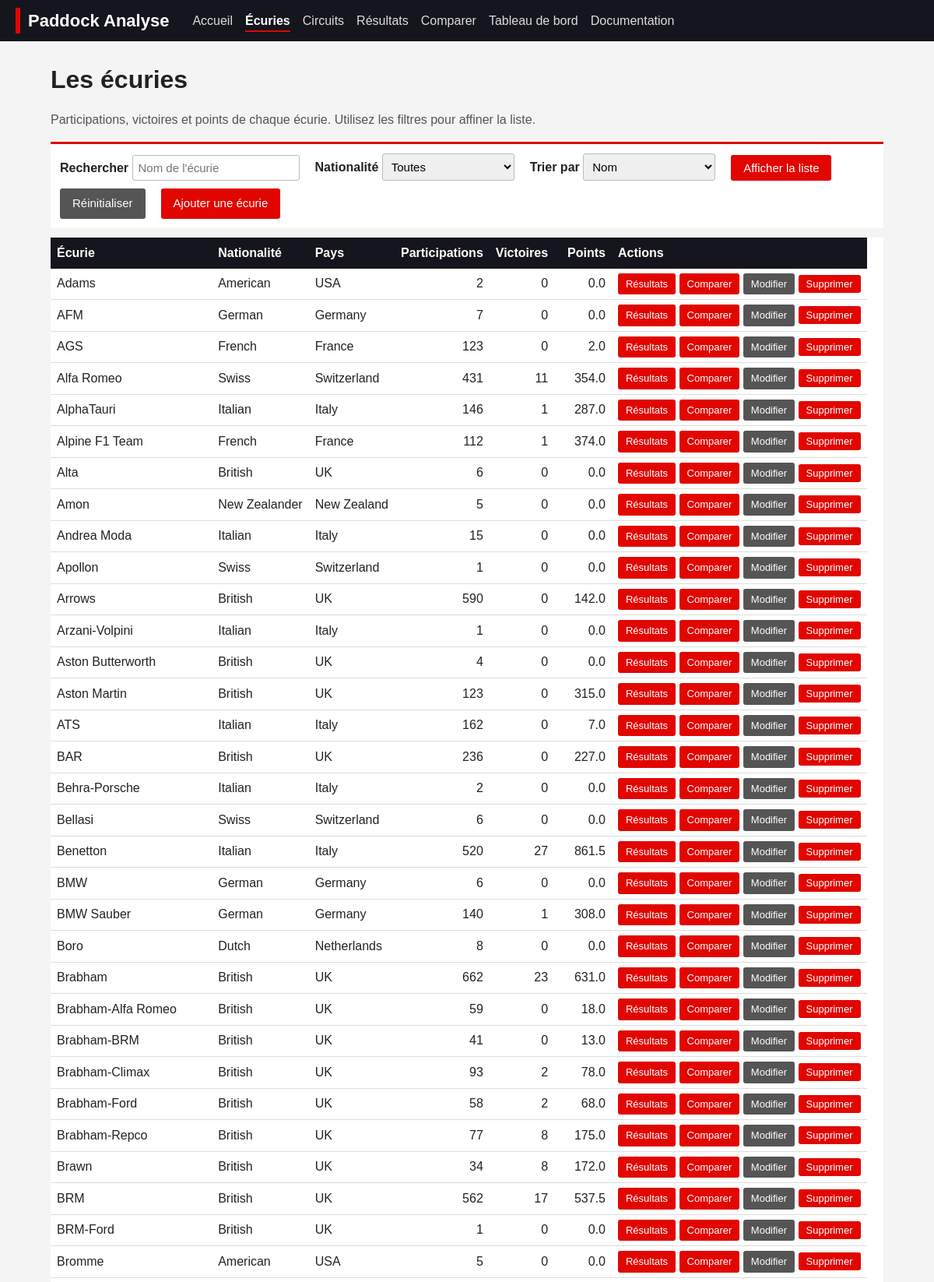
/ecuries.php (upper part), run on the app's committed database.
### tables this page shows
CREATE TABLE `ecurie` (
  `constructorId` int(11) NOT NULL AUTO_INCREMENT,
  `constructor_name` varchar(100) NOT NULL,
  `constructor_nationality` varchar(50) DEFAULT NULL,
  `constructor_home` varchar(50) DEFAULT NULL,
  PRIMARY KEY (`constructorId`)
);

### fonctions.php (called while the page is built, shortened)
<?php
function h($texte)
{
    $texte = (string)$texte;
    return htmlspecialchars($texte, ENT_QUOTES, 'UTF-8');
}
?>

### ecuries.php (the view, shortened to what this page needs)
<?php
include("./connexion.php");
include("./fonctions.php");
$recherche = '';
$tri = 'nom';
$condition = '';
$valeurs = array();
$ordre = 'e.constructor_name';
$requete = $bdd->prepare("SELECT e.constructorId, e.constructor_name, e.constructor_nationality, e.constructor_home,
        COUNT(r.resultId) AS participations,
        COALESCE(SUM(r.position = 1), 0) AS victoires,
        COALESCE(SUM(r.points), 0) AS points
    FROM ecurie e
    LEFT JOIN resultat r ON r.constructorId = e.constructorId
    " . $condition . "
    GROUP BY e.constructorId, e.constructor_name, e.constructor_nationality, e.constructor_home
    ORDER BY " . $ordre);
$requete->execute($valeurs);
include("./entete.php");
?>
<h1>Les écuries</h1>
<p class="intro">Participations, victoires et points de chaque écurie. Utilisez les filtres pour affiner la liste.</p>
<form action="ecuries.php" method="get" class="filtre">
    <label>Rechercher
        <input type="search" name="recherche" value="<?php echo h($recherche); ?>" placeholder="Nom de l'écurie">
    </label>
    <label>Nationalité
        <select name="nationalite">
            <option value="">Toutes</option>
        </select>
    </label>
    <label>Trier par
        <select name="tri">
            <option value="nom"<?php if ($tri == 'nom') { echo ' selected'; } ?>>Nom</option>
        </select>
    </label>
    <input type="submit" value="Afficher la liste">
    <a class="btn btn-gris" href="ecuries.php">Réinitialiser</a>
    <a class="btn" href="ecurie_ajout.php">Ajouter une écurie</a>
</form>
<table>
    <tr>
        <th>Écurie</th><th>Nationalité</th><th>Pays</th>
        <th class="num">Participations</th><th class="num">Victoires</th><th class="num">Points</th>
        <th>Actions</th>
    </tr>
    <?php
    $ligne = $requete->fetch();
    while ($ligne)
    {
        echo '<tr>';
        echo '<td>' . h($ligne['constructor_name']) . '</td>';
        echo '<td>' . h($ligne['constructor_nationality']) . '</td>';
        echo '<td>' . h($ligne['constructor_home']) . '</td>';
        echo '<td class="num">' . $ligne['participations'] . '</td>';
        echo '<td class="num">' . $ligne['victoires'] . '</td>';
        echo '<td class="num">' . $ligne['points'] . '</td>';
        echo '<td>';
        echo '<a class="btn btn-petit" href="resultats.php?ecurie=' . $ligne['constructorId'] . '">Résultats</a> ';
        echo '<a class="btn btn-petit" href="comparaison.php?a=' . $ligne['constructorId'] . '">Comparer</a> ';
        echo '<a class="btn btn-petit btn-gris" href="ecurie_modif.php?id=' . $ligne['constructorId'] . '">Modifier</a> ';
        echo '<form action="ecurie_suppr.php" method="post" onsubmit="return confirm(\'Supprimer cette écurie ?\');">';
        echo '<button type="submit" class="btn-petit">Supprimer</button>';
        echo '</form>';
        echo '</td>';
        echo '</tr>';
        $ligne = $requete->fetch();
    }
    ?>
</table>
<?php
include("./pied.php");
?>

### style.css (style rules this page uses)
* { box-sizing: border-box; }
body { margin: 0; font-family: Arial, Helvetica, sans-serif; background: #f4f4f4; color: #222; line-height: 1.5; }
a { color: #c20a00; }
h1 { margin: 0 0 8px 0; }
.intro { color: #555; max-width: 750px; }
table { border-collapse: collapse; width: 100%; background: #fff; margin: 12px 0; display: block; overflow-x: auto; }
th { background: #15151e; color: #fff; padding: 8px; text-align: left; white-space: nowrap; }
td { padding: 6px 8px; border-bottom: 1px solid #ddd; }
.num { text-align: right; }
form label { display: block; margin: 10px 0; font-weight: bold; }
form.filtre { display: flex; flex-wrap: wrap; gap: 10px 20px; align-items: flex-end; background: #fff; padding: 12px; border-top: 3px solid #e10600; }
form.filtre label { margin: 0; }
input[type=text], input[type=search], select { padding: 7px; width: 100%; max-width: 330px; border: 1px solid #bbb; border-radius: 3px; font-size: 15px; }
form.filtre input[type=search], form.filtre select { width: auto; min-width: 170px; }
.btn, button, input[type=submit] { display: inline-block; background: #e10600; color: #fff; border: none; padding: 8px 16px; border-radius: 3px; cursor: pointer; font-size: 15px; text-decoration: none; }
.btn-gris { background: #555; }
.btn-petit { padding: 4px 10px; font-size: 13px; }
td form { display: inline; }

### data on the page
ecurie: constructor_name "Adams", constructor_nationality "American", constructor_home "USA", participations "2", victoires "0", points "0.0"
ecurie: constructor_name "AFM", constructor_nationality "German", constructor_home "Germany", participations "7", victoires "0", points "0.0"
ecurie: constructor_name "AGS", constructor_nationality "French", constructor_home "France", participations "123", victoires "0", points "2.0"
ecurie: constructor_name "Alfa Romeo", constructor_nationality "Swiss", constructor_home "Switzerland", participations "431", victoires "11", points "354.0"
ecurie: constructor_name "AlphaTauri", constructor_nationality "Italian", constructor_home "Italy", participations "146", victoires "1", points "287.0"
ecurie: constructor_name "Alpine F1 Team", constructor_nationality "French", constructor_home "France", participations "112", victoires "1", points "374.0"
ecurie: constructor_name "Alta", constructor_nationality "British", constructor_home "UK", participations "6", victoires "0", points "0.0"
ecurie: constructor_name "Amon", constructor_nationality "New Zealander", constructor_home "New Zealand", participations "5", victoires "0", points "0.0"
ecurie: constructor_name "Andrea Moda", constructor_nationality "Italian", constructor_home "Italy", participations "15", victoires "0", points "0.0"
ecurie: constructor_name "Apollon", constructor_nationality "Swiss", constructor_home "Switzerland", participations "1", victoires "0", points "0.0"
ecurie: constructor_name "Arrows", constructor_nationality "British", constructor_home "UK", participations "590", victoires "0", points "142.0"
ecurie: constructor_name "Arzani-Volpini", constructor_nationality "Italian", constructor_home "Italy", participations "1", victoires "0", points "0.0"
ecurie: constructor_name "Aston Butterworth", constructor_nationality "British", constructor_home "UK", participations "4", victoires "0", points "0.0"
ecurie: constructor_name "Aston Martin", constructor_nationality "British", constructor_home "UK", participations "123", victoires "0", points "315.0"
ecurie: constructor_name "ATS", constructor_nationality "Italian", constructor_home "Italy", participations "162", victoires "0", points "7.0"
ecurie: constructor_name "BAR", constructor_nationality "British", constructor_home "UK", participations "236", victoires "0", points "227.0"
ecurie: constructor_name "Behra-Porsche", constructor_nationality "Italian", constructor_home "Italy", participations "2", victoires "0", points "0.0"
ecurie: constructor_name "Bellasi", constructor_nationality "Swiss", constructor_home "Switzerland", participations "6", victoires "0", points "0.0"
ecurie: constructor_name "Benetton", constructor_nationality "Italian", constructor_home "Italy", participations "520", victoires "27", points "861.5"
ecurie: constructor_name "BMW", constructor_nationality "German", constructor_home "Germany", participations "6", victoires "0", points "0.0"
ecurie: constructor_name "BMW Sauber", constructor_nationality "German", constructor_home "Germany", participations "140", victoires "1", points "308.0"
ecurie: constructor_name "Boro", constructor_nationality "Dutch", constructor_home "Netherlands", participations "8", victoires "0", points "0.0"
ecurie: constructor_name "Brabham", constructor_nationality "British", constructor_home "UK", participations "662", victoires "23", points "631.0"
ecurie: constructor_name "Brabham-Alfa Romeo", constructor_nationality "British", constructor_home "UK", participations "59", victoires "0", points "18.0"
ecurie: constructor_name "Brabham-BRM", constructor_nationality "British", constructor_home "UK", participations "41", victoires "0", points "13.0"
ecurie: constructor_name "Brabham-Climax", constructor_nationality "British", constructor_home "UK", participations "93", victoires "2", points "78.0"
ecurie: constructor_name "Brabham-Ford", constructor_nationality "British", constructor_home "UK", participations "58", victoires "2", points "68.0"
ecurie: constructor_name "Brabham-Repco", constructor_nationality "British", constructor_home "UK", participations "77", victoires "8", points "175.0"
ecurie: constructor_name "Brawn", constructor_nationality "British", constructor_home "UK", participations "34", victoires "8", points "172.0"
ecurie: constructor_name "BRM", constructor_nationality "British", constructor_home "UK", participations "562", victoires "17", points "537.5"
ecurie: constructor_name "BRM-Ford", constructor_nationality "British", constructor_home "UK", participations "1", victoires "0", points "0.0"
ecurie: constructor_name "Bromme", constructor_nationality "American", constructor_home "USA", participations "5", victoires "0", points "0.0"

### other printed values
$texte "Accueil Circuits Résultats Comparer Tableau de bord Documentation"
$texte "Écuries"
